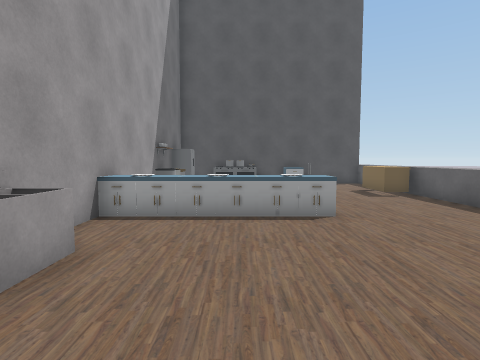
view 1 (above)

12 first-person views from a walk through a scene from a Unity 3-D project. The camera is 1.3 m above the floor, tilts 4° down and sees 80° across. The floor is counted in squares, 1 m on a side. Each view is taken from the middle of a square. On the plan, view 1 faces up. The plan holds only what a view shows up to about 13 squares ahead; the rest is blank. The place goes on beyond the plan. The player character is not drawn. Some surface patterns are stand-ins.

view 2
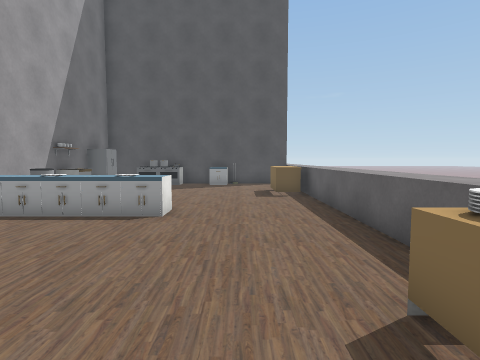

view 3
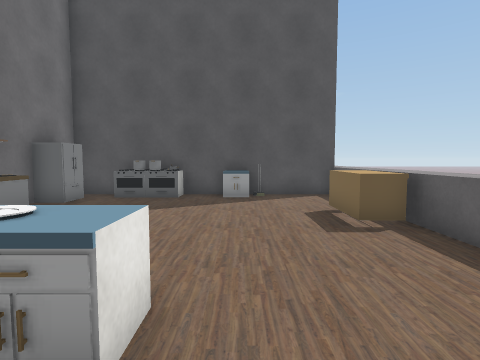

view 4
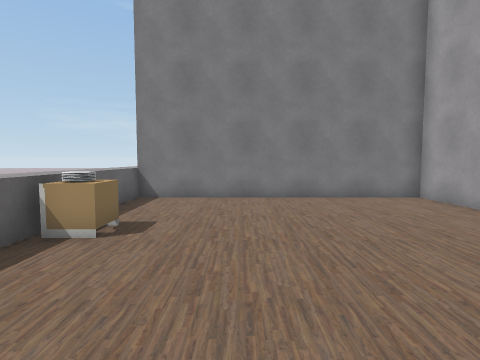

view 5
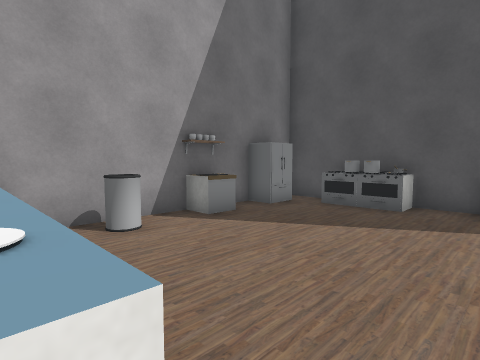

view 6
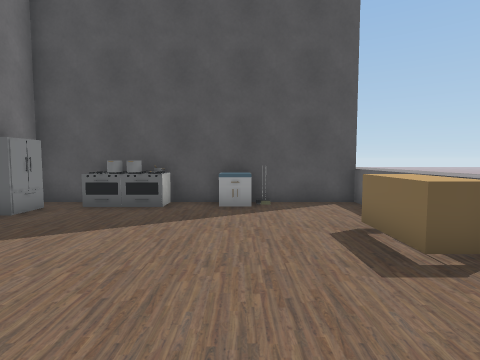

view 7
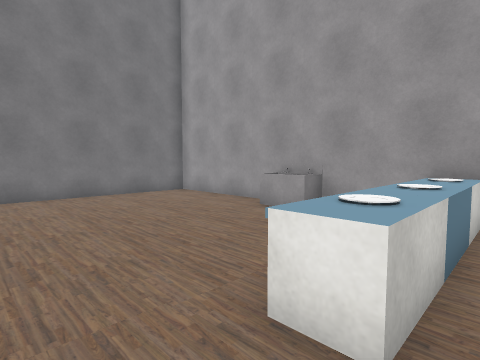

view 8
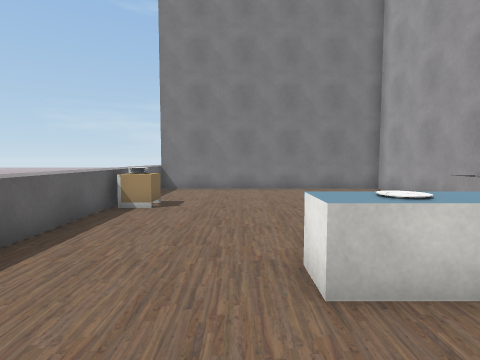

view 9
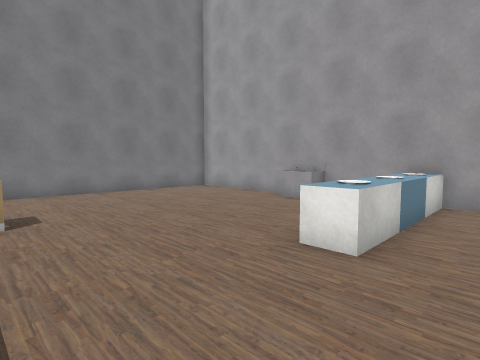

view 10
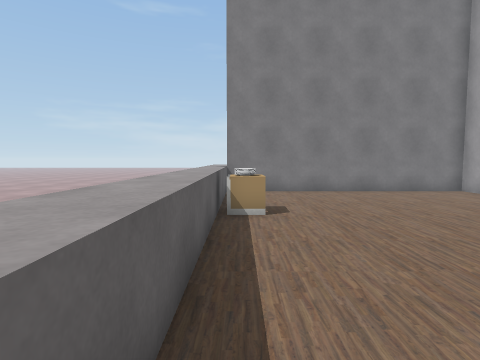

view 11
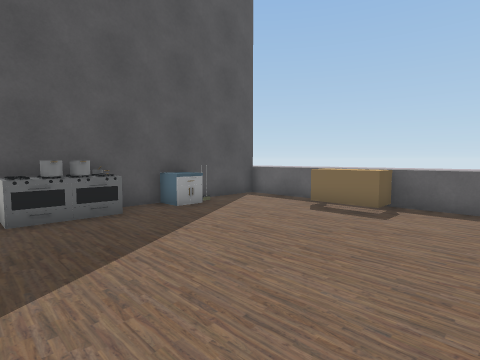

view 12
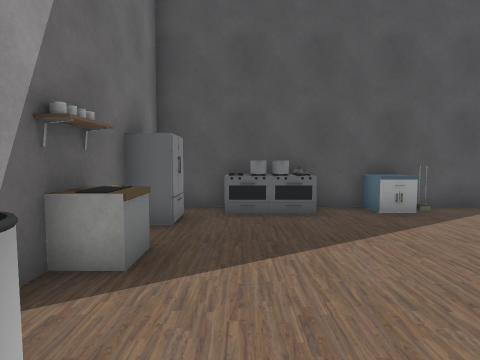

### Floor plan
Key: @ floor where view 1 was taken; # wall or solid block; . floor; ^ raised ledge; C counter; R rack; B bin; S sink; P pot; T stove; O other object.
Columns run from 3 left of view 1 to 7 right of it. Each row starts with its distance up from view 1.
 16 ##########^
 15 ##PPT.^#..^
 14 ##........^
 13 #.........^
 12 CC......CC^
 11 R.......CC^
 10 #.........^
  9 #B........^
  8 #.........^
  7 CCCCCO....^
  6 #.........^
  5 #.........^
  4 #S........^
  3 SS.......O^
  2 #.......OC^
  1 #.........^
  0 #..@......^
 -1 #.........^
 -2 #.........^
 -3 ##########^
 -4           ^

Where each view was taken, in squares from view 1:
view 1: 0 up, 0 right, facing up
view 2: 0 up, 4 right, facing up
view 3: 5 up, 3 right, facing up
view 4: 7 up, 3 right, facing down
view 5: 7 up, 3 right, facing up-left
view 6: 7 up, 3 right, facing up
view 7: 8 up, 4 right, facing down-left
view 8: 10 up, 3 right, facing down
view 9: 9 up, 6 right, facing down-left
view 10: 9 up, 6 right, facing down
view 11: 8 up, 2 left, facing up-right
view 12: 8 up, 1 left, facing up
